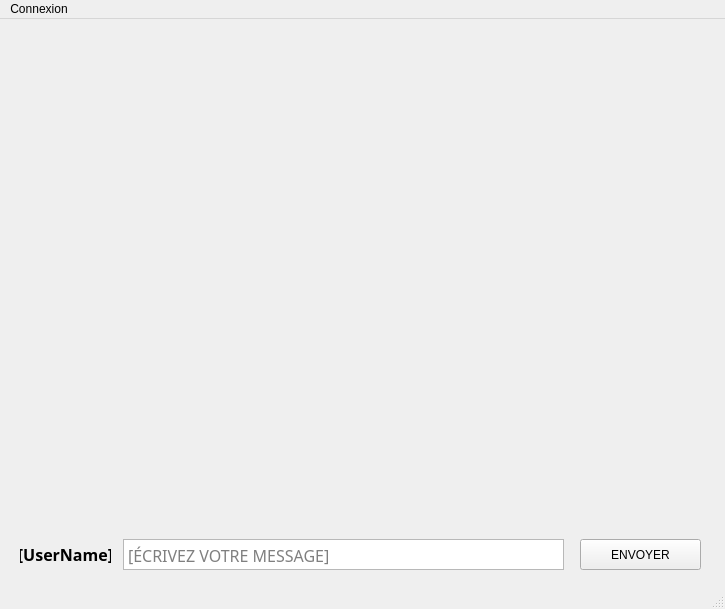
<?xml version="1.0" encoding="UTF-8"?>
<ui version="4.0">
 <class>MainWindow</class>
 <widget class="QMainWindow" name="MainWindow">
  <property name="geometry">
   <rect>
    <x>0</x>
    <y>0</y>
    <width>725</width>
    <height>609</height>
   </rect>
  </property>
  <property name="windowTitle">
   <string>MainWindow</string>
  </property>
  <widget class="QWidget" name="centralwidget">
   <widget class="QPlainTextEdit" name="plainTextEdit">
    <property name="geometry">
     <rect>
      <x>123</x>
      <y>520</y>
      <width>441</width>
      <height>31</height>
     </rect>
    </property>
    <property name="font">
     <font>
      <family>Bahnschrift</family>
      <pointsize>12</pointsize>
     </font>
    </property>
    <property name="contextMenuPolicy">
     <enum>Qt::DefaultContextMenu</enum>
    </property>
    <property name="verticalScrollBarPolicy">
     <enum>Qt::ScrollBarAlwaysOff</enum>
    </property>
    <property name="horizontalScrollBarPolicy">
     <enum>Qt::ScrollBarAlwaysOff</enum>
    </property>
    <property name="sizeAdjustPolicy">
     <enum>QAbstractScrollArea::AdjustToContents</enum>
    </property>
    <property name="backgroundVisible">
     <bool>false</bool>
    </property>
    <property name="centerOnScroll">
     <bool>false</bool>
    </property>
    <property name="placeholderText">
     <string>[ÉCRIVEZ VOTRE MESSAGE]</string>
    </property>
   </widget>
   <widget class="QPushButton" name="pushButton">
    <property name="geometry">
     <rect>
      <x>580</x>
      <y>520</y>
      <width>121</width>
      <height>31</height>
     </rect>
    </property>
    <property name="text">
     <string>ENVOYER</string>
    </property>
   </widget>
   <widget class="QLabel" name="label">
    <property name="geometry">
     <rect>
      <x>20</x>
      <y>520</y>
      <width>91</width>
      <height>31</height>
     </rect>
    </property>
    <property name="font">
     <font>
      <family>Bahnschrift</family>
      <pointsize>12</pointsize>
      <weight>75</weight>
      <bold>true</bold>
     </font>
    </property>
    <property name="text">
     <string>[UserName]</string>
    </property>
    <property name="alignment">
     <set>Qt::AlignCenter</set>
    </property>
   </widget>
   <widget class="QLabel" name="label_2">
    <property name="enabled">
     <bool>true</bool>
    </property>
    <property name="geometry">
     <rect>
      <x>20</x>
      <y>20</y>
      <width>681</width>
      <height>481</height>
     </rect>
    </property>
    <property name="font">
     <font>
      <family>Bahnschrift</family>
      <pointsize>12</pointsize>
     </font>
    </property>
    <property name="autoFillBackground">
     <bool>false</bool>
    </property>
    <property name="frameShape">
     <enum>QFrame::NoFrame</enum>
    </property>
    <property name="frameShadow">
     <enum>QFrame::Sunken</enum>
    </property>
    <property name="text">
     <string/>
    </property>
    <property name="alignment">
     <set>Qt::AlignLeading|Qt::AlignLeft|Qt::AlignTop</set>
    </property>
   </widget>
  </widget>
  <widget class="QMenuBar" name="menubar">
   <property name="geometry">
    <rect>
     <x>0</x>
     <y>0</y>
     <width>725</width>
     <height>21</height>
    </rect>
   </property>
   <widget class="QMenu" name="menuConnexion">
    <property name="title">
     <string>Connexion</string>
    </property>
    <addaction name="actionEdit"/>
   </widget>
   <addaction name="menuConnexion"/>
  </widget>
  <widget class="QStatusBar" name="statusbar"/>
  <action name="actionEdit">
   <property name="text">
    <string>Edit</string>
   </property>
  </action>
 </widget>
 <resources/>
 <connections/>
</ui>
